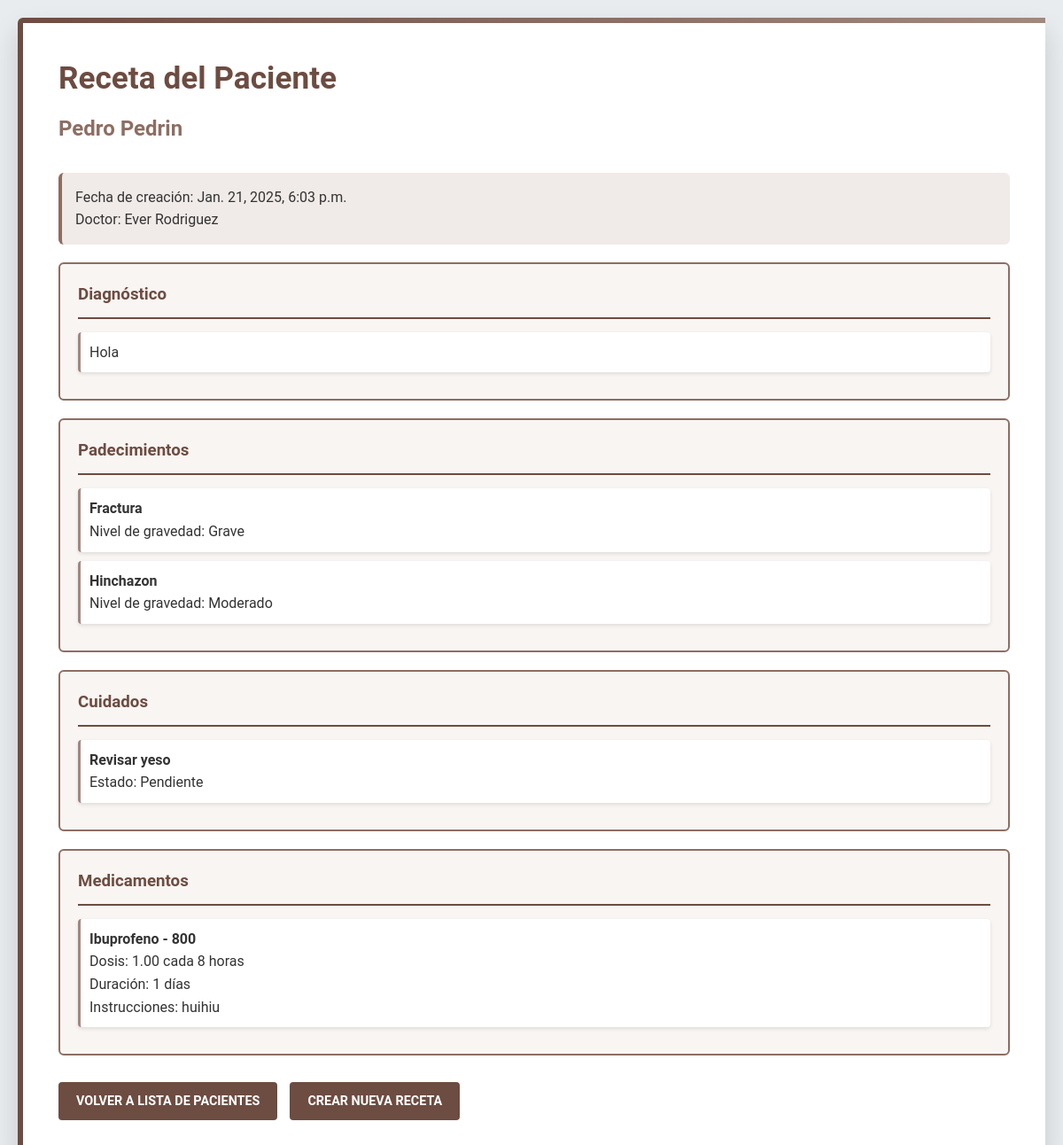
Page /doctor/ver-receta-paciente/1/ (signed in) on the committed database.
### usuarioJefa/models.py (models this page shows, shortened)
class Paciente(models.Model):
    SEXO_CHOICES = [
        ('M', 'Masculino'),
        ('F', 'Femenino'),
    ]
    ESTADO_CHOICES = [
        ('ACTIVO', 'Activo'),
        ('INACTIVO', 'Inactivo'),
    ]
    nombres = models.CharField(max_length=100)
    apellidos = models.CharField(max_length=100)
    fecha_nacimiento = models.DateField()
    sexo = models.CharField(max_length=1, choices=SEXO_CHOICES)
    num_seguridad_social = models.CharField(max_length=20, unique=True)
    fecha_ingreso = models.DateTimeField(default=timezone.now)
    estado = models.CharField(max_length=10, choices=ESTADO_CHOICES, default='ACTIVO')
    area = models.ForeignKey('login.AreaEspecialidad', on_delete=models.PROTECT)  # Referenciamos a login.AreaEspecialidad
    doctor_actual = models.ForeignKey(
        Usuarios,
        on_delete=models.SET_NULL,
        null=True,
        related_name='pacientes_doctor',
        limit_choices_to={'tipoUsuario': 'DR'}
    )
    enfermero_actual = models.ForeignKey(
        Usuarios,
        on_delete=models.SET_NULL,
        null=True,
        related_name='pacientes_enfermero',
        limit_choices_to={'tipoUsuario': 'EN'}
    )
    hospital_origen = models.CharField(max_length=200, blank=True, null=True)
    esta_activo = models.BooleanField(default=True)
    fecha_alta = models.DateTimeField(null=True, blank=True)
    numero_ingresos = models.PositiveIntegerField(default=1)

class Medicamento(models.Model):
    nombre = models.CharField(max_length=200)
    gramaje = models.CharField(max_length=50)
    compuestos = models.ManyToManyField(Compuesto)
    cantidad_disponible = models.IntegerField(default=0)
    fecha_actualizacion = models.DateTimeField(auto_now=True)
    class Meta:
        verbose_name = 'Medicamento'
        verbose_name_plural = 'Medicamentos'

### usuarioDoctor/models.py (models this page shows, shortened)
class Receta(models.Model):
    paciente = models.ForeignKey('usuarioJefa.Paciente', on_delete=models.CASCADE, related_name='recetas_doctor')
    doctor = models.ForeignKey(
        Usuarios,
        on_delete=models.PROTECT,
        limit_choices_to={'tipoUsuario': 'DR'}
    )
    diagnostico = models.ForeignKey(Diagnostico, on_delete=models.CASCADE)
    fecha_creacion = models.DateTimeField(auto_now_add=True)
    fecha_modificacion = models.DateTimeField(auto_now=True)
    aprobado_por_jefa = models.BooleanField(default=False)
    activa = models.BooleanField(default=True)
    numero_ingreso = models.PositiveIntegerField(default=1)

class Diagnostico(models.Model):
    NIVELES_GRAVEDAD = [
        (1, 'Leve'),
        (2, 'Moderado'),
        (3, 'Grave')
    ]
    paciente = models.ForeignKey('usuarioJefa.Paciente', on_delete=models.CASCADE, related_name='diagnosticos')
    doctor = models.ForeignKey(
        Usuarios,
        on_delete=models.PROTECT,
        limit_choices_to={'tipoUsuario': 'DR'}
    )
    descripcion = models.TextField()
    cuidados_especificos = models.TextField()
    fecha_creacion = models.DateTimeField(auto_now_add=True)
    fecha_modificacion = models.DateTimeField(auto_now=True)
    aprobado_por_jefa = models.BooleanField(default=False)
    activo = models.BooleanField(default=True)
    numero_ingreso = models.PositiveIntegerField(default=1)
    class Meta:
        ordering = ['-fecha_creacion']

class RecetaPadecimiento(models.Model):
    receta = models.ForeignKey(Receta, on_delete=models.CASCADE, related_name='padecimientos')
    padecimiento = models.ForeignKey(Padecimiento, on_delete=models.PROTECT)
    nivel_gravedad = models.IntegerField(choices=Diagnostico.NIVELES_GRAVEDAD)

class Padecimiento(models.Model):
    nombre = models.CharField(max_length=200)
    descripcion = models.TextField(null=True, blank=True)
    areas = models.ManyToManyField(
        'login.AreaEspecialidad',
        blank=True,
        related_name='padecimientos_relacionados',
        help_text="Áreas hospitalarias donde se maneja este padecimiento"
    )
    fortalezas = models.ManyToManyField(
        'login.Fortaleza',
        blank=True,
        related_name='padecimientos_asociados',
        help_text="Fortalezas de enfermería necesarias para atender este padecimiento"
    )
    activo = models.BooleanField(default=True)
    class Meta:
        ordering = ['nombre']
        verbose_name = 'Padecimiento'
        verbose_name_plural = 'Padecimientos'

class RecetaCuidado(models.Model):
    receta = models.ForeignKey(Receta, on_delete=models.CASCADE, related_name='cuidados')
    cuidado = models.ForeignKey(Cuidado, on_delete=models.PROTECT)
    completado = models.BooleanField(default=False)
    fecha_completado = models.DateTimeField(null=True, blank=True)
    completado_por = models.ForeignKey(
        'login.Usuarios',
        null=True,
        blank=True,
        on_delete=models.SET_NULL,
        limit_choices_to={'tipoUsuario': 'EN'}
    )

class Cuidado(models.Model):
    nombre = models.CharField(max_length=200)
    class Meta:
        verbose_name = 'Cuidado'
        verbose_name_plural = 'Cuidados'

class DetalleReceta(models.Model):
    UNIDADES_MEDIDA = [
        ('TAB', 'Tabletas'),
        ('ML', 'Mililitros'),
        ('MG', 'Miligramos'),
        ('CAP', 'Cápsulas'),
        ('GOT', 'Gotas'),
        ('AMP', 'Ampolletas'),
    ]
    receta = models.ForeignKey(Receta, on_delete=models.CASCADE, related_name='detalles')
    medicamento = models.ForeignKey('usuarioJefa.Medicamento', on_delete=models.PROTECT)
    cantidad_por_toma = models.DecimalField(max_digits=5, decimal_places=2)
    unidad_medida = models.CharField(max_length=3, choices=UNIDADES_MEDIDA)
    frecuencia_horas = models.PositiveIntegerField(help_text="Cada cuántas horas")
    dias_tratamiento = models.PositiveIntegerField()
    instrucciones = models.TextField()
    descripcion_opcional = models.TextField(blank=True)
    hay_existencia = models.BooleanField(default=True)

### login/models.py (models this page shows, shortened)
class Usuarios(AbstractUser):
    jefaPiso = 'JP'
    enfermeria = 'EN'
    doctor = 'DR'
    rolesUsuario = [
        (jefaPiso, 'Jefa de Piso'),
        (enfermeria, 'Enfermería'),
        (doctor, 'Doctor'),
    ]
    tipoUsuario = models.CharField(max_length=2, choices=rolesUsuario, default=enfermeria)
    apellidos = models.CharField(max_length=150)
    edad = models.IntegerField(null=True, blank=True)
    fechaNacimiento = models.DateField(null=True, blank=True)
    areaEspecialidad = models.ForeignKey(AreaEspecialidad, on_delete=models.SET_NULL, null=True, blank=True)
    fortalezas = models.ManyToManyField(Fortaleza, blank=True)
    estaActivo = models.BooleanField(default=True)
    fechaRegistro = models.DateTimeField(default=timezone.now)
    fechaEliminacion = models.DateTimeField(null=True, blank=True)
    cedula = models.CharField(max_length=20, blank=True, null=True)
    telefono = models.CharField(max_length=15, blank=True, null=True)
    direccion = models.TextField(blank=True, null=True)
    primerIngreso = models.BooleanField(default=True)

### usuarioDoctor/views.py (the view)
@login_required
def ver_receta_paciente(request, paciente_id):
    paciente = get_object_or_404(Paciente, id=paciente_id)
    receta = Receta.objects.filter(
        paciente=paciente,
        activa=True
    ).select_related('diagnostico').prefetch_related(
        'padecimientos',
        'cuidados',
        'detalles'
    ).order_by('-fecha_creacion').first()
    if not receta:
        messages.warning(request, 'El paciente no tiene una receta activa.')
        return redirect('doctor:pacientes_doctor')
    context = {
        'paciente': paciente,
        'receta': receta,
        'padecimientos': RecetaPadecimiento.objects.filter(receta=receta).select_related('padecimiento'),
        'cuidados': RecetaCuidado.objects.filter(receta=receta).select_related('cuidado'),
        'detalles_medicamentos': DetalleReceta.objects.filter(receta=receta).select_related('medicamento'),
        'diagnostico': receta.diagnostico,
    }
    return render(request, 'usuarioDoctor/ver_receta_paciente.html', context)

### usuarioDoctor/templates/usuarioDoctor/ver_receta_paciente.html (shortened to what this page needs)
<!DOCTYPE html>
<html lang="es">
<head>
</head>
<body>
    <div class="container">
        <div class="header">
            <h1>Receta del Paciente</h1>
            <h2>{{ paciente.nombres }} {{ paciente.apellidos }}</h2>
        </div>
        <div class="patient-info">
            <p>Fecha de creación: {{ receta.fecha_creacion }}</p>
            <p>Doctor: {{ receta.doctor.first_name }} {{ receta.doctor.apellidos }}</p>
        </div>
        <div class="seccion">
            <h3>Diagnóstico</h3>
            <div class="item">
                <p>{{ diagnostico.descripcion }}</p>
            </div>
        </div>
        <div class="seccion">
            <h3>Padecimientos</h3>
            {% for padecimiento in padecimientos %}
            <div class="item">
                <strong>{{ padecimiento.padecimiento.nombre }}</strong>
                <br>
                Nivel de gravedad: {{ padecimiento.get_nivel_gravedad_display }}
            </div>
            {% endfor %}
        </div>
        <div class="seccion">
            <h3>Cuidados</h3>
            {% for cuidado in cuidados %}
            <div class="item">
                <strong>{{ cuidado.cuidado.nombre }}</strong>
                <br>
                Estado: {% if cuidado.completado %}Completado{% else %}Pendiente{% endif %}
            </div>
            {% endfor %}
        </div>
        <div class="seccion">
            <h3>Medicamentos</h3>
            {% for detalle in detalles_medicamentos %}
            <div class="item">
                <strong>{{ detalle.medicamento.nombre }} - {{ detalle.medicamento.gramaje }}</strong>
                <br>
                Dosis: {{ detalle.cantidad_por_toma }} cada {{ detalle.frecuencia_horas }} horas
                <br>
                Duración: {{ detalle.dias_tratamiento }} días
                <br>
                Instrucciones: {{ detalle.instrucciones }}
            </div>
            {% endfor %}
        </div>
        <div style="margin-top: 20px;">
            <a href="{% url 'doctor:pacientes_doctor' %}" class="btn">Volver a lista de pacientes</a>
            <a href="{% url 'doctor:receta_paciente' paciente.id %}" class="btn">Crear nueva receta</a>
        </div>
    </div>
</body>
</html>

### usuarioDoctor/templates/usuarioDoctor/ver_receta_paciente.html (style rules this page uses)
:root { --primary-color: #6D4C41; --secondary-color: #8D6E63; --accent-color: #A1887F; --background-color: #E9ECEF; --text-color: #333333; --white: #FFFFFF; --border-color: #7E7E7E; }
* { margin: 0; padding: 0; box-sizing: border-box; font-family: 'Roboto', 'Arial', sans-serif; }
body { background-color: var(--background-color); color: var(--text-color); line-height: 1.6; padding: 20px; }
.container { background-color: var(--white); border-radius: 6px; box-shadow: 0 15px 30px rgba(0,0,0,0.15); padding: 40px; max-width: 1200px; margin: 0 auto; border-left: 6px solid var(--primary-color); position: relative; }
.container::before { content: ''; position: absolute; top: 0; left: 0; right: 0; height: 6px; background: linear-gradient(to right, var(--primary-color), var(--accent-color)); }
.header { margin-bottom: 30px; }
.header h1 { color: var(--primary-color); font-size: 2.2rem; margin-bottom: 10px; }
.header h2 { color: var(--secondary-color); font-size: 1.5rem; margin-bottom: 10px; }
.patient-info { margin-bottom: 20px; background-color: #F0EBE8; padding: 15px; border-radius: 6px; border-left: 4px solid var(--secondary-color); }
.seccion { margin: 20px 0; padding: 20px; border: 2px solid var(--secondary-color); border-radius: 6px; background-color: #F8F5F3; }
.seccion h3 { color: var(--primary-color); border-bottom: 2px solid var(--primary-color); padding-bottom: 10px; margin-bottom: 15px; }
.item { margin: 10px 0; padding: 10px; background-color: var(--white); border-radius: 4px; box-shadow: 0 2px 4px rgba(0,0,0,0.1); border-left: 3px solid var(--accent-color); }
.btn { display: inline-block; background-color: var(--primary-color); color: var(--white); text-decoration: none; padding: 10px 20px; border-radius: 4px; margin: 10px 10px 0 0; transition: background-color 0.3s ease; font-weight: 600; text-transform: uppercase; font-size: 0.9rem; }

### rows in the picture
Paciente: nombres "Pedro", apellidos "Pedrin"
Receta: fecha_creacion "Jan. 21, 2025, 6:03 p.m.", doctor.first_name "Ever", doctor.apellidos "Rodriguez"
Diagnostico: descripcion "Hola"
RecetaPadecimiento: padecimiento.nombre "Fractura", nivel_gravedad "Grave"
RecetaPadecimiento: padecimiento.nombre "Hinchazon", nivel_gravedad "Moderado"
RecetaCuidado: cuidado.nombre "Revisar yeso", completado "Pendiente"
DetalleReceta: medicamento.nombre "Ibuprofeno", medicamento.gramaje "800", cantidad_por_toma "1.00", frecuencia_horas "8", dias_tratamiento "1", instrucciones "huihiu"
